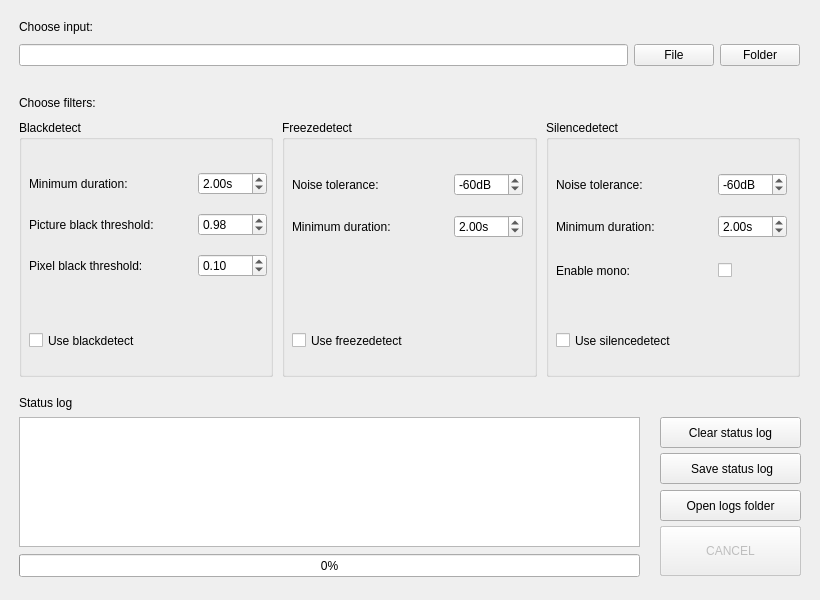
<?xml version="1.0" encoding="UTF-8"?>
<ui version="4.0">
 <class>Widget</class>
 <widget class="QWidget" name="Widget">
  <property name="geometry">
   <rect>
    <x>0</x>
    <y>0</y>
    <width>820</width>
    <height>600</height>
   </rect>
  </property>
  <property name="sizePolicy">
   <sizepolicy hsizetype="Preferred" vsizetype="Preferred">
    <horstretch>0</horstretch>
    <verstretch>0</verstretch>
   </sizepolicy>
  </property>
  <property name="minimumSize">
   <size>
    <width>820</width>
    <height>600</height>
   </size>
  </property>
  <property name="windowTitle">
   <string>Form</string>
  </property>
  <layout class="QGridLayout" name="gridLayout" rowstretch="0" columnstretch="0">
   <property name="sizeConstraint">
    <enum>QLayout::SizeConstraint::SetDefaultConstraint</enum>
   </property>
   <property name="leftMargin">
    <number>0</number>
   </property>
   <property name="topMargin">
    <number>0</number>
   </property>
   <property name="rightMargin">
    <number>0</number>
   </property>
   <property name="bottomMargin">
    <number>0</number>
   </property>
   <property name="spacing">
    <number>0</number>
   </property>
   <item row="0" column="0">
    <widget class="QWidget" name="main_widget" native="true">
     <property name="sizePolicy">
      <sizepolicy hsizetype="Fixed" vsizetype="Fixed">
       <horstretch>0</horstretch>
       <verstretch>0</verstretch>
      </sizepolicy>
     </property>
     <property name="minimumSize">
      <size>
       <width>820</width>
       <height>600</height>
      </size>
     </property>
     <widget class="QPushButton" name="start_button">
      <property name="geometry">
       <rect>
        <x>660</x>
        <y>526</y>
        <width>141</width>
        <height>50</height>
       </rect>
      </property>
      <property name="minimumSize">
       <size>
        <width>0</width>
        <height>50</height>
       </size>
      </property>
      <property name="maximumSize">
       <size>
        <width>16777215</width>
        <height>50</height>
       </size>
      </property>
      <property name="text">
       <string>START</string>
      </property>
     </widget>
     <widget class="QWidget" name="layoutWidget">
      <property name="geometry">
       <rect>
        <x>19</x>
        <y>96</y>
        <width>781</width>
        <height>281</height>
       </rect>
      </property>
      <layout class="QVBoxLayout" name="filtersVLayout">
       <property name="spacing">
        <number>10</number>
       </property>
       <item>
        <widget class="QLabel" name="filters_label">
         <property name="sizePolicy">
          <sizepolicy hsizetype="Preferred" vsizetype="Fixed">
           <horstretch>0</horstretch>
           <verstretch>0</verstretch>
          </sizepolicy>
         </property>
         <property name="text">
          <string>Choose filters:</string>
         </property>
        </widget>
       </item>
       <item>
        <layout class="QHBoxLayout" name="filtersHLayout">
         <property name="spacing">
          <number>9</number>
         </property>
         <item>
          <widget class="QGroupBox" name="blackdetect_group">
           <property name="title">
            <string>Blackdetect</string>
           </property>
           <widget class="QCheckBox" name="use_blackdetect">
            <property name="geometry">
             <rect>
              <x>10</x>
              <y>210</y>
              <width>131</width>
              <height>21</height>
             </rect>
            </property>
            <property name="text">
             <string>Use blackdetect</string>
            </property>
           </widget>
           <widget class="QWidget" name="layoutWidget">
            <property name="geometry">
             <rect>
              <x>10</x>
              <y>40</y>
              <width>238</width>
              <height>131</height>
             </rect>
            </property>
            <layout class="QVBoxLayout" name="black_optionsVLayout">
             <item>
              <layout class="QHBoxLayout" name="black_durationHLayout">
               <item>
                <widget class="QLabel" name="black_duration_label">
                 <property name="text">
                  <string>Minimum duration:</string>
                 </property>
                </widget>
               </item>
               <item>
                <widget class="QDoubleSpinBox" name="black_duration">
                 <property name="sizePolicy">
                  <sizepolicy hsizetype="Fixed" vsizetype="Fixed">
                   <horstretch>0</horstretch>
                   <verstretch>0</verstretch>
                  </sizepolicy>
                 </property>
                 <property name="minimumSize">
                  <size>
                   <width>69</width>
                   <height>0</height>
                  </size>
                 </property>
                 <property name="maximumSize">
                  <size>
                   <width>69</width>
                   <height>16777215</height>
                  </size>
                 </property>
                 <property name="suffix">
                  <string>s</string>
                 </property>
                 <property name="minimum">
                  <double>0.010000000000000</double>
                 </property>
                 <property name="maximum">
                  <double>3600.000000000000000</double>
                 </property>
                 <property name="singleStep">
                  <double>0.010000000000000</double>
                 </property>
                 <property name="value">
                  <double>2.000000000000000</double>
                 </property>
                </widget>
               </item>
              </layout>
             </item>
             <item>
              <layout class="QHBoxLayout" name="pic_thHLayout">
               <item>
                <widget class="QLabel" name="pic_th_label">
                 <property name="text">
                  <string>Picture black threshold:</string>
                 </property>
                </widget>
               </item>
               <item>
                <widget class="QDoubleSpinBox" name="pic_th">
                 <property name="sizePolicy">
                  <sizepolicy hsizetype="Fixed" vsizetype="Fixed">
                   <horstretch>0</horstretch>
                   <verstretch>0</verstretch>
                  </sizepolicy>
                 </property>
                 <property name="minimumSize">
                  <size>
                   <width>69</width>
                   <height>0</height>
                  </size>
                 </property>
                 <property name="maximumSize">
                  <size>
                   <width>69</width>
                   <height>16777215</height>
                  </size>
                 </property>
                 <property name="maximum">
                  <double>1.000000000000000</double>
                 </property>
                 <property name="singleStep">
                  <double>0.010000000000000</double>
                 </property>
                 <property name="value">
                  <double>0.980000000000000</double>
                 </property>
                </widget>
               </item>
              </layout>
             </item>
             <item>
              <layout class="QHBoxLayout" name="pix_thHLayout">
               <item>
                <widget class="QLabel" name="pix_th_label">
                 <property name="text">
                  <string>Pixel black threshold:</string>
                 </property>
                </widget>
               </item>
               <item>
                <widget class="QDoubleSpinBox" name="pix_th">
                 <property name="sizePolicy">
                  <sizepolicy hsizetype="Fixed" vsizetype="Fixed">
                   <horstretch>0</horstretch>
                   <verstretch>0</verstretch>
                  </sizepolicy>
                 </property>
                 <property name="minimumSize">
                  <size>
                   <width>69</width>
                   <height>0</height>
                  </size>
                 </property>
                 <property name="maximumSize">
                  <size>
                   <width>69</width>
                   <height>16777215</height>
                  </size>
                 </property>
                 <property name="maximum">
                  <double>1.000000000000000</double>
                 </property>
                 <property name="singleStep">
                  <double>0.010000000000000</double>
                 </property>
                 <property name="value">
                  <double>0.100000000000000</double>
                 </property>
                </widget>
               </item>
              </layout>
             </item>
            </layout>
           </widget>
          </widget>
         </item>
         <item>
          <widget class="QGroupBox" name="freezedetect_group">
           <property name="title">
            <string>Freezedetect</string>
           </property>
           <widget class="QCheckBox" name="use_freezedetect">
            <property name="geometry">
             <rect>
              <x>10</x>
              <y>210</y>
              <width>151</width>
              <height>21</height>
             </rect>
            </property>
            <property name="text">
             <string>Use freezedetect</string>
            </property>
           </widget>
           <widget class="QWidget" name="layoutWidget">
            <property name="geometry">
             <rect>
              <x>10</x>
              <y>40</y>
              <width>231</width>
              <height>91</height>
             </rect>
            </property>
            <layout class="QVBoxLayout" name="freeze_optionsVLayout">
             <item>
              <layout class="QHBoxLayout" name="freeze_noiseHLayout">
               <item>
                <widget class="QLabel" name="freeze_noise_label">
                 <property name="text">
                  <string>Noise tolerance:</string>
                 </property>
                </widget>
               </item>
               <item>
                <widget class="QSpinBox" name="freeze_noise">
                 <property name="sizePolicy">
                  <sizepolicy hsizetype="Fixed" vsizetype="Fixed">
                   <horstretch>0</horstretch>
                   <verstretch>0</verstretch>
                  </sizepolicy>
                 </property>
                 <property name="minimumSize">
                  <size>
                   <width>69</width>
                   <height>0</height>
                  </size>
                 </property>
                 <property name="maximumSize">
                  <size>
                   <width>69</width>
                   <height>16777215</height>
                  </size>
                 </property>
                 <property name="suffix">
                  <string>dB</string>
                 </property>
                 <property name="prefix">
                  <string>-</string>
                 </property>
                 <property name="maximum">
                  <number>140</number>
                 </property>
                 <property name="value">
                  <number>60</number>
                 </property>
                </widget>
               </item>
              </layout>
             </item>
             <item>
              <layout class="QHBoxLayout" name="freeze_durationHLayout">
               <item>
                <widget class="QLabel" name="freeze_duration_label">
                 <property name="text">
                  <string>Minimum duration:</string>
                 </property>
                </widget>
               </item>
               <item>
                <widget class="QDoubleSpinBox" name="freeze_duration">
                 <property name="sizePolicy">
                  <sizepolicy hsizetype="Fixed" vsizetype="Fixed">
                   <horstretch>0</horstretch>
                   <verstretch>0</verstretch>
                  </sizepolicy>
                 </property>
                 <property name="minimumSize">
                  <size>
                   <width>69</width>
                   <height>0</height>
                  </size>
                 </property>
                 <property name="maximumSize">
                  <size>
                   <width>69</width>
                   <height>16777215</height>
                  </size>
                 </property>
                 <property name="suffix">
                  <string>s</string>
                 </property>
                 <property name="minimum">
                  <double>0.010000000000000</double>
                 </property>
                 <property name="maximum">
                  <double>3600.000000000000000</double>
                 </property>
                 <property name="singleStep">
                  <double>0.010000000000000</double>
                 </property>
                 <property name="value">
                  <double>2.000000000000000</double>
                 </property>
                </widget>
               </item>
              </layout>
             </item>
            </layout>
           </widget>
          </widget>
         </item>
         <item>
          <widget class="QGroupBox" name="groupBox">
           <property name="title">
            <string>Silencedetect</string>
           </property>
           <widget class="QCheckBox" name="use_silencedetect">
            <property name="geometry">
             <rect>
              <x>10</x>
              <y>210</y>
              <width>141</width>
              <height>21</height>
             </rect>
            </property>
            <property name="text">
             <string>Use silencedetect</string>
            </property>
           </widget>
           <widget class="QWidget" name="layoutWidget">
            <property name="geometry">
             <rect>
              <x>10</x>
              <y>130</y>
              <width>231</width>
              <height>41</height>
             </rect>
            </property>
            <layout class="QHBoxLayout" name="monoHLayout">
             <item>
              <widget class="QLabel" name="enable_mono_label">
               <property name="sizePolicy">
                <sizepolicy hsizetype="Preferred" vsizetype="Preferred">
                 <horstretch>0</horstretch>
                 <verstretch>0</verstretch>
                </sizepolicy>
               </property>
               <property name="minimumSize">
                <size>
                 <width>0</width>
                 <height>0</height>
                </size>
               </property>
               <property name="text">
                <string>Enable mono:</string>
               </property>
              </widget>
             </item>
             <item>
              <widget class="QCheckBox" name="enable_mono">
               <property name="minimumSize">
                <size>
                 <width>69</width>
                 <height>0</height>
                </size>
               </property>
               <property name="maximumSize">
                <size>
                 <width>69</width>
                 <height>16777215</height>
                </size>
               </property>
               <property name="text">
                <string/>
               </property>
              </widget>
             </item>
            </layout>
           </widget>
           <widget class="QWidget" name="layoutWidget">
            <property name="geometry">
             <rect>
              <x>10</x>
              <y>40</y>
              <width>231</width>
              <height>91</height>
             </rect>
            </property>
            <layout class="QVBoxLayout" name="verticalLayout">
             <item>
              <layout class="QHBoxLayout" name="silence_noiseHLayout">
               <item>
                <widget class="QLabel" name="silence_noise_label">
                 <property name="text">
                  <string>Noise tolerance:</string>
                 </property>
                </widget>
               </item>
               <item>
                <widget class="QSpinBox" name="silence_noise">
                 <property name="sizePolicy">
                  <sizepolicy hsizetype="Fixed" vsizetype="Fixed">
                   <horstretch>0</horstretch>
                   <verstretch>0</verstretch>
                  </sizepolicy>
                 </property>
                 <property name="minimumSize">
                  <size>
                   <width>69</width>
                   <height>0</height>
                  </size>
                 </property>
                 <property name="maximumSize">
                  <size>
                   <width>69</width>
                   <height>16777215</height>
                  </size>
                 </property>
                 <property name="suffix">
                  <string>dB</string>
                 </property>
                 <property name="prefix">
                  <string>-</string>
                 </property>
                 <property name="maximum">
                  <number>140</number>
                 </property>
                 <property name="value">
                  <number>60</number>
                 </property>
                </widget>
               </item>
              </layout>
             </item>
             <item>
              <layout class="QHBoxLayout" name="silence_durationHLayout">
               <item>
                <widget class="QLabel" name="silence_duration_label">
                 <property name="text">
                  <string>Minimum duration:</string>
                 </property>
                </widget>
               </item>
               <item>
                <widget class="QDoubleSpinBox" name="silence_duration">
                 <property name="sizePolicy">
                  <sizepolicy hsizetype="Fixed" vsizetype="Fixed">
                   <horstretch>0</horstretch>
                   <verstretch>0</verstretch>
                  </sizepolicy>
                 </property>
                 <property name="minimumSize">
                  <size>
                   <width>69</width>
                   <height>0</height>
                  </size>
                 </property>
                 <property name="maximumSize">
                  <size>
                   <width>69</width>
                   <height>16777215</height>
                  </size>
                 </property>
                 <property name="suffix">
                  <string>s</string>
                 </property>
                 <property name="minimum">
                  <double>0.010000000000000</double>
                 </property>
                 <property name="maximum">
                  <double>3600.000000000000000</double>
                 </property>
                 <property name="singleStep">
                  <double>0.010000000000000</double>
                 </property>
                 <property name="value">
                  <double>2.000000000000000</double>
                 </property>
                </widget>
               </item>
              </layout>
             </item>
            </layout>
           </widget>
          </widget>
         </item>
        </layout>
       </item>
      </layout>
     </widget>
     <widget class="QPushButton" name="save_status_button">
      <property name="geometry">
       <rect>
        <x>660</x>
        <y>453</y>
        <width>141</width>
        <height>31</height>
       </rect>
      </property>
      <property name="sizePolicy">
       <sizepolicy hsizetype="Minimum" vsizetype="Preferred">
        <horstretch>0</horstretch>
        <verstretch>0</verstretch>
       </sizepolicy>
      </property>
      <property name="text">
       <string> Save status log</string>
      </property>
     </widget>
     <widget class="QPushButton" name="clear_status_button">
      <property name="geometry">
       <rect>
        <x>660</x>
        <y>417</y>
        <width>141</width>
        <height>31</height>
       </rect>
      </property>
      <property name="sizePolicy">
       <sizepolicy hsizetype="Minimum" vsizetype="Preferred">
        <horstretch>0</horstretch>
        <verstretch>0</verstretch>
       </sizepolicy>
      </property>
      <property name="text">
       <string>Clear status log</string>
      </property>
     </widget>
     <widget class="QWidget" name="layoutWidget">
      <property name="geometry">
       <rect>
        <x>19</x>
        <y>16</y>
        <width>781</width>
        <height>50</height>
       </rect>
      </property>
      <layout class="QVBoxLayout" name="inputVLayout">
       <item>
        <widget class="QLabel" name="input_label">
         <property name="text">
          <string>Choose input:</string>
         </property>
        </widget>
       </item>
       <item>
        <layout class="QHBoxLayout" name="inputHLayout">
         <item>
          <widget class="QLineEdit" name="input_line_edit">
           <property name="focusPolicy">
            <enum>Qt::FocusPolicy::NoFocus</enum>
           </property>
           <property name="readOnly">
            <bool>true</bool>
           </property>
           <property name="clearButtonEnabled">
            <bool>false</bool>
           </property>
          </widget>
         </item>
         <item>
          <widget class="QPushButton" name="file_button">
           <property name="text">
            <string>File</string>
           </property>
          </widget>
         </item>
         <item>
          <widget class="QPushButton" name="folder_button">
           <property name="text">
            <string>Folder</string>
           </property>
          </widget>
         </item>
        </layout>
       </item>
      </layout>
     </widget>
     <widget class="QPushButton" name="cancel_button">
      <property name="enabled">
       <bool>false</bool>
      </property>
      <property name="geometry">
       <rect>
        <x>660</x>
        <y>526</y>
        <width>141</width>
        <height>50</height>
       </rect>
      </property>
      <property name="focusPolicy">
       <enum>Qt::FocusPolicy::TabFocus</enum>
      </property>
      <property name="text">
       <string>CANCEL</string>
      </property>
     </widget>
     <widget class="QWidget" name="layoutWidget">
      <property name="geometry">
       <rect>
        <x>19</x>
        <y>396</y>
        <width>621</width>
        <height>181</height>
       </rect>
      </property>
      <layout class="QVBoxLayout" name="statusVLayout">
       <property name="spacing">
        <number>7</number>
       </property>
       <item>
        <widget class="QLabel" name="status_label">
         <property name="sizePolicy">
          <sizepolicy hsizetype="Preferred" vsizetype="Fixed">
           <horstretch>0</horstretch>
           <verstretch>0</verstretch>
          </sizepolicy>
         </property>
         <property name="text">
          <string>Status log</string>
         </property>
        </widget>
       </item>
       <item>
        <widget class="QTextEdit" name="status">
         <property name="sizePolicy">
          <sizepolicy hsizetype="Expanding" vsizetype="Expanding">
           <horstretch>0</horstretch>
           <verstretch>0</verstretch>
          </sizepolicy>
         </property>
         <property name="minimumSize">
          <size>
           <width>0</width>
           <height>130</height>
          </size>
         </property>
         <property name="maximumSize">
          <size>
           <width>16777215</width>
           <height>130</height>
          </size>
         </property>
         <property name="focusPolicy">
          <enum>Qt::FocusPolicy::NoFocus</enum>
         </property>
         <property name="lineWrapMode">
          <enum>QTextEdit::LineWrapMode::NoWrap</enum>
         </property>
         <property name="lineWrapColumnOrWidth">
          <number>0</number>
         </property>
         <property name="textInteractionFlags">
          <set>Qt::TextInteractionFlag::TextSelectableByMouse</set>
         </property>
        </widget>
       </item>
       <item>
        <widget class="QProgressBar" name="progress">
         <property name="sizePolicy">
          <sizepolicy hsizetype="Expanding" vsizetype="Expanding">
           <horstretch>0</horstretch>
           <verstretch>0</verstretch>
          </sizepolicy>
         </property>
         <property name="value">
          <number>0</number>
         </property>
        </widget>
       </item>
      </layout>
     </widget>
     <widget class="QPushButton" name="open_logs_button">
      <property name="geometry">
       <rect>
        <x>660</x>
        <y>490</y>
        <width>141</width>
        <height>31</height>
       </rect>
      </property>
      <property name="sizePolicy">
       <sizepolicy hsizetype="Minimum" vsizetype="Preferred">
        <horstretch>0</horstretch>
        <verstretch>0</verstretch>
       </sizepolicy>
      </property>
      <property name="text">
       <string>Open logs folder</string>
      </property>
     </widget>
    </widget>
   </item>
  </layout>
 </widget>
 <resources/>
 <connections/>
</ui>
